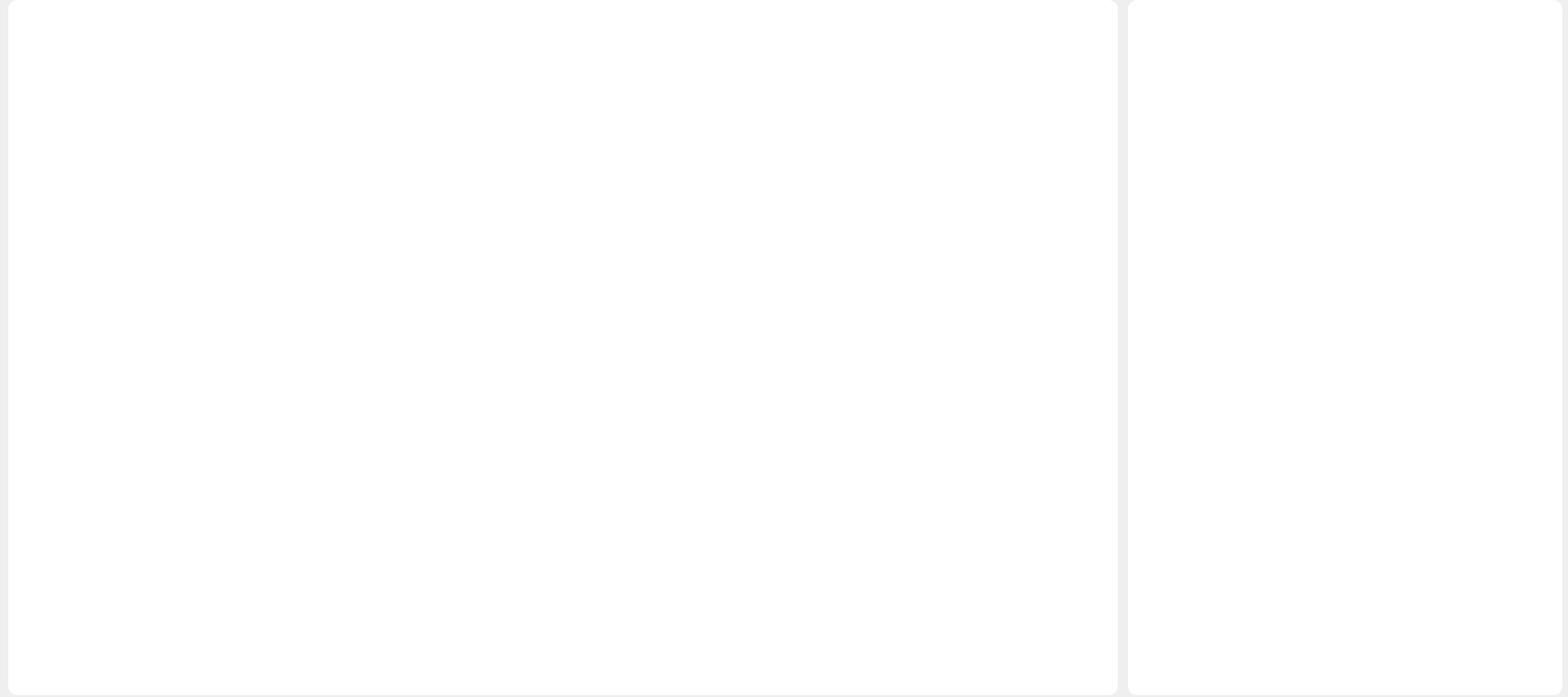
<?xml version="1.0" encoding="UTF-8"?>
<ui version="4.0">
 <class>CalibrationManageMain</class>
 <widget class="QWidget" name="CalibrationManageMain">
  <property name="geometry">
   <rect>
    <x>0</x>
    <y>0</y>
    <width>1696</width>
    <height>754</height>
   </rect>
  </property>
  <property name="sizePolicy">
   <sizepolicy hsizetype="Fixed" vsizetype="Fixed">
    <horstretch>0</horstretch>
    <verstretch>0</verstretch>
   </sizepolicy>
  </property>
  <property name="minimumSize">
   <size>
    <width>1696</width>
    <height>754</height>
   </size>
  </property>
  <property name="maximumSize">
   <size>
    <width>1696</width>
    <height>754</height>
   </size>
  </property>
  <property name="windowTitle">
   <string>Form</string>
  </property>
  <widget class="QTableWidget" name="table_left">
   <property name="geometry">
    <rect>
     <x>9</x>
     <y>0</y>
     <width>1200</width>
     <height>752</height>
    </rect>
   </property>
   <property name="sizePolicy">
    <sizepolicy hsizetype="Fixed" vsizetype="Fixed">
     <horstretch>0</horstretch>
     <verstretch>0</verstretch>
    </sizepolicy>
   </property>
   <property name="minimumSize">
    <size>
     <width>1200</width>
     <height>752</height>
    </size>
   </property>
   <property name="maximumSize">
    <size>
     <width>1200</width>
     <height>752</height>
    </size>
   </property>
   <property name="styleSheet">
    <string notr="true">QTableWidget#table_left
{
background: #FFFFFF;
font-family: PingFang SC;
font-weight: 500;
font-size: 24px;
border-radius: 10px;
color: #333333;
line-height: 42px;
}
QTableWidget::item {
    text-align: center;
}
QHeaderView {
    font-family: PingFang SC;
	font-weight: 500;
	font-size: 22px;
	color: #6D7E92;
	line-height: 42px;
}

QHeaderView::section {
    background-color: #EFF0F2;
	border-top: 1px solid #E1EBF6;
	border-left: none;
	border-bottom: 1px solid #E1EBF6;
	border-right: none;
	line-height: 42px;
}
QTableWidget::item:selected {
    background: #D4F2F5;
	border-top: none;
	border-left: none;
	border-bottom: 1px solid #22A4B3;
	border-right: none;
}</string>
   </property>
  </widget>
  <widget class="QTableWidget" name="table_right">
   <property name="geometry">
    <rect>
     <x>1220</x>
     <y>0</y>
     <width>470</width>
     <height>752</height>
    </rect>
   </property>
   <property name="sizePolicy">
    <sizepolicy hsizetype="Fixed" vsizetype="Fixed">
     <horstretch>0</horstretch>
     <verstretch>0</verstretch>
    </sizepolicy>
   </property>
   <property name="minimumSize">
    <size>
     <width>470</width>
     <height>752</height>
    </size>
   </property>
   <property name="maximumSize">
    <size>
     <width>470</width>
     <height>752</height>
    </size>
   </property>
   <property name="styleSheet">
    <string notr="true">QTableWidget#table_right
{
background: #FFFFFF;
font-family: PingFang SC;
font-weight: 500;
font-size: 24px;
border-radius: 10px;
color: #333333;
line-height: 42px;
}
QTableWidget::item {
    text-align: center;
}
QHeaderView {
    font-family: PingFang SC;
	font-weight: 500;
	font-size: 22px;
	color: #6D7E92;
	line-height: 42px;
}

QHeaderView::section {
    background-color: #EFF0F2;
	border-top: 1px solid #E1EBF6;
	border-left: none;
	border-bottom: 1px solid #E1EBF6;
	border-right: none;
	line-height: 42px;
}
QTableWidget::item:selected {
    background: #D4F2F5;
	border-top: none;
	border-left: none;
	border-bottom: 1px solid #22A4B3;
	border-right: none;
}</string>
   </property>
  </widget>
 </widget>
 <resources/>
 <connections/>
</ui>
